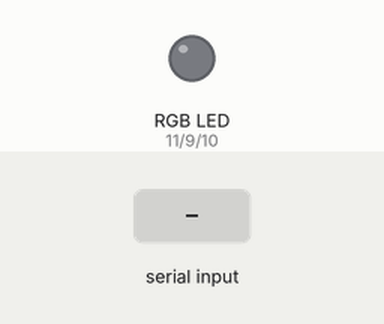
Bench run of a sketch on a simulated Arduino Uno, built with avr-gcc and run on an emulated ATmega328P. On the bench: an RGB LED mixed from three pins (HIGH = lit). Inputs (shaded band) come from the test bench.

Above: at 1.2 s.
1.3 s: "1" received over the second serial link
At 1.8 s:
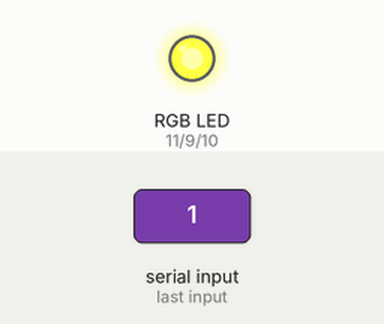
2.8 s: "0" received over the second serial link
At 4.2 s:
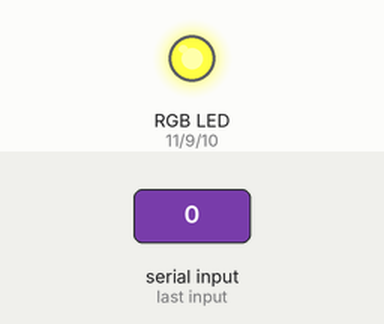
Timing chart, 0 to 5.8 s (numbered marks = the images above; inputs shaded):
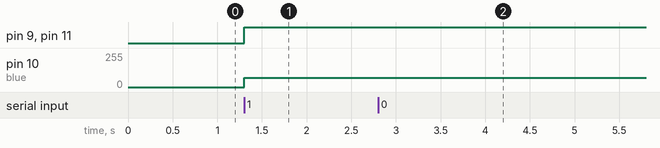

The sketch:

sketch_nov09c.ino
```cpp
#include <SoftwareSerial.h>
#define BTtx 2
#define BTrx 3
SoftwareSerial BT(BTtx, BTrx);

int red = 11;
int green = 9;
int blue = 10;

void setup()
{
  BT.begin(9600);
  Serial.begin(9600);
  pinMode(red, OUTPUT);
  pinMode(green, OUTPUT);
  pinMode(blue, OUTPUT);
}

void loop()
{
  if(BT.available()>0)
  {
    int blue = BT.read();
    blue = map(blue, 0, 180, 0, 255);
    RGB_Color(255,255,blue);
  }

}

void RGB_Color(int redVal, int greenVal, int blueVal) {
  analogWrite(red, redVal);
  analogWrite(green, greenVal);
  analogWrite(blue, blueVal);
}
```

Measured:
- after the input at 1.3 s, pin 9 (green), pin 11 (red): LOW → HIGH at once; pin 10 (blue): 0/255 → 69/255 at once
- after the input at 2.8 s, pin 10 (blue): 69/255 → 68/255 at once
